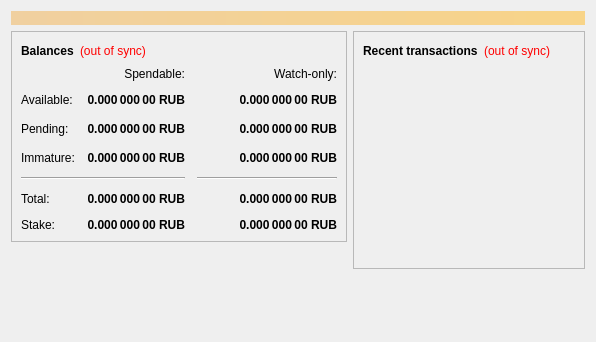
<?xml version="1.0" encoding="UTF-8"?>
<ui version="4.0">
 <class>OverviewPage</class>
 <widget class="QWidget" name="OverviewPage">
  <property name="geometry">
   <rect>
    <x>0</x>
    <y>0</y>
    <width>596</width>
    <height>342</height>
   </rect>
  </property>
  <property name="windowTitle">
   <string>Form</string>
  </property>
  <layout class="QVBoxLayout" name="topLayout">
   <item>
    <widget class="QLabel" name="labelAlerts">
     <property name="visible">
      <bool>false</bool>
     </property>
     <property name="styleSheet">
      <string notr="true">background-color: qlineargradient(x1: 0, y1: 0, x2: 1, y2: 0, stop:0 #F0D0A0, stop:1 #F8D488); color:#000000;</string>
     </property>
     <property name="wordWrap">
      <bool>true</bool>
     </property>
     <property name="margin">
      <number>3</number>
     </property>
    </widget>
   </item>
   <item>
    <layout class="QHBoxLayout" name="horizontalLayout" stretch="1,1">
     <item>
      <layout class="QVBoxLayout" name="verticalLayout_2">
       <item>
        <widget class="QFrame" name="frame">
         <property name="frameShape">
          <enum>QFrame::StyledPanel</enum>
         </property>
         <property name="frameShadow">
          <enum>QFrame::Raised</enum>
         </property>
         <layout class="QVBoxLayout" name="verticalLayout_4">
          <item>
           <layout class="QHBoxLayout" name="horizontalLayout_4">
            <item>
             <widget class="QLabel" name="label_5">
              <property name="font">
               <font>
                <weight>75</weight>
                <bold>true</bold>
               </font>
              </property>
              <property name="text">
               <string>Balances</string>
              </property>
             </widget>
            </item>
            <item>
             <widget class="QLabel" name="labelWalletStatus">
              <property name="cursor">
               <cursorShape>WhatsThisCursor</cursorShape>
              </property>
              <property name="toolTip">
               <string>The displayed information may be out of date. Your wallet automatically synchronizes with the Cryptoruble network after a connection is established, but this process has not completed yet.</string>
              </property>
              <property name="styleSheet">
               <string notr="true">QLabel { color: red; }</string>
              </property>
              <property name="text">
               <string notr="true">(out of sync)</string>
              </property>
              <property name="alignment">
               <set>Qt::AlignLeading|Qt::AlignLeft|Qt::AlignVCenter</set>
              </property>
             </widget>
            </item>
            <item>
             <spacer name="horizontalSpacer_3">
              <property name="orientation">
               <enum>Qt::Horizontal</enum>
              </property>
              <property name="sizeHint" stdset="0">
               <size>
                <width>40</width>
                <height>20</height>
               </size>
              </property>
             </spacer>
            </item>
           </layout>
          </item>
          <item>
           <layout class="QGridLayout" name="gridLayout">
            <property name="spacing">
             <number>12</number>
            </property>
            <item row="2" column="2">
             <widget class="QLabel" name="labelWatchPending">
              <property name="font">
               <font>
                <weight>75</weight>
                <bold>true</bold>
               </font>
              </property>
              <property name="cursor">
               <cursorShape>IBeamCursor</cursorShape>
              </property>
              <property name="toolTip">
               <string>Unconfirmed transactions to watch-only addresses</string>
              </property>
              <property name="text">
               <string notr="true">0.000 000 00 RUB</string>
              </property>
              <property name="alignment">
               <set>Qt::AlignRight|Qt::AlignTrailing|Qt::AlignVCenter</set>
              </property>
              <property name="textInteractionFlags">
               <set>Qt::LinksAccessibleByMouse|Qt::TextSelectableByKeyboard|Qt::TextSelectableByMouse</set>
              </property>
             </widget>
            </item>
            <item row="2" column="1">
             <widget class="QLabel" name="labelUnconfirmed">
              <property name="font">
               <font>
                <weight>75</weight>
                <bold>true</bold>
               </font>
              </property>
              <property name="cursor">
               <cursorShape>IBeamCursor</cursorShape>
              </property>
              <property name="toolTip">
               <string>Total of transactions that have yet to be confirmed, and do not yet count toward the spendable balance</string>
              </property>
              <property name="text">
               <string notr="true">0.000 000 00 RUB</string>
              </property>
              <property name="alignment">
               <set>Qt::AlignRight|Qt::AlignTrailing|Qt::AlignVCenter</set>
              </property>
              <property name="textInteractionFlags">
               <set>Qt::LinksAccessibleByMouse|Qt::TextSelectableByKeyboard|Qt::TextSelectableByMouse</set>
              </property>
             </widget>
            </item>
            <item row="3" column="2">
             <widget class="QLabel" name="labelWatchImmature">
              <property name="font">
               <font>
                <weight>75</weight>
                <bold>true</bold>
               </font>
              </property>
              <property name="cursor">
               <cursorShape>IBeamCursor</cursorShape>
              </property>
              <property name="toolTip">
               <string>Mined balance in watch-only addresses that has not yet matured</string>
              </property>
              <property name="text">
               <string notr="true">0.000 000 00 RUB</string>
              </property>
              <property name="alignment">
               <set>Qt::AlignRight|Qt::AlignTrailing|Qt::AlignVCenter</set>
              </property>
              <property name="textInteractionFlags">
               <set>Qt::LinksAccessibleByMouse|Qt::TextSelectableByKeyboard|Qt::TextSelectableByMouse</set>
              </property>
             </widget>
            </item>
            <item row="4" column="0" colspan="2">
             <widget class="Line" name="line">
              <property name="orientation">
               <enum>Qt::Horizontal</enum>
              </property>
             </widget>
            </item>
            <item row="4" column="2">
             <widget class="Line" name="lineWatchBalance">
              <property name="sizePolicy">
               <sizepolicy hsizetype="Preferred" vsizetype="Fixed">
                <horstretch>0</horstretch>
                <verstretch>0</verstretch>
               </sizepolicy>
              </property>
              <property name="minimumSize">
               <size>
                <width>140</width>
                <height>0</height>
               </size>
              </property>
              <property name="orientation">
               <enum>Qt::Horizontal</enum>
              </property>
             </widget>
            </item>
            <item row="5" column="0">
             <widget class="QLabel" name="labelTotalText">
              <property name="text">
               <string>Total:</string>
              </property>
             </widget>
            </item>
            <item row="3" column="1">
             <widget class="QLabel" name="labelImmature">
              <property name="font">
               <font>
                <weight>75</weight>
                <bold>true</bold>
               </font>
              </property>
              <property name="cursor">
               <cursorShape>IBeamCursor</cursorShape>
              </property>
              <property name="toolTip">
               <string>Mined balance that has not yet matured</string>
              </property>
              <property name="text">
               <string notr="true">0.000 000 00 RUB</string>
              </property>
              <property name="alignment">
               <set>Qt::AlignRight|Qt::AlignTrailing|Qt::AlignVCenter</set>
              </property>
              <property name="textInteractionFlags">
               <set>Qt::LinksAccessibleByMouse|Qt::TextSelectableByKeyboard|Qt::TextSelectableByMouse</set>
              </property>
             </widget>
            </item>
            <item row="2" column="3">
             <spacer name="horizontalSpacer_2">
              <property name="orientation">
               <enum>Qt::Horizontal</enum>
              </property>
              <property name="sizeHint" stdset="0">
               <size>
                <width>40</width>
                <height>20</height>
               </size>
              </property>
             </spacer>
            </item>
            <item row="3" column="0">
             <widget class="QLabel" name="labelImmatureText">
              <property name="text">
               <string>Immature:</string>
              </property>
             </widget>
            </item>
            <item row="5" column="1">
             <widget class="QLabel" name="labelTotal">
              <property name="font">
               <font>
                <weight>75</weight>
                <bold>true</bold>
               </font>
              </property>
              <property name="cursor">
               <cursorShape>IBeamCursor</cursorShape>
              </property>
              <property name="toolTip">
               <string>Your current total balance</string>
              </property>
              <property name="text">
               <string notr="true">0.000 000 00 RUB</string>
              </property>
              <property name="alignment">
               <set>Qt::AlignRight|Qt::AlignTrailing|Qt::AlignVCenter</set>
              </property>
              <property name="textInteractionFlags">
               <set>Qt::LinksAccessibleByMouse|Qt::TextSelectableByKeyboard|Qt::TextSelectableByMouse</set>
              </property>
             </widget>
            </item>
            <item row="5" column="2">
             <widget class="QLabel" name="labelWatchTotal">
              <property name="font">
               <font>
                <weight>75</weight>
                <bold>true</bold>
               </font>
              </property>
              <property name="cursor">
               <cursorShape>IBeamCursor</cursorShape>
              </property>
              <property name="toolTip">
               <string>Current total balance in watch-only addresses</string>
              </property>
              <property name="text">
               <string notr="true">0.000 000 00 RUB</string>
              </property>
              <property name="alignment">
               <set>Qt::AlignRight|Qt::AlignTrailing|Qt::AlignVCenter</set>
              </property>
              <property name="textInteractionFlags">
               <set>Qt::LinksAccessibleByMouse|Qt::TextSelectableByKeyboard|Qt::TextSelectableByMouse</set>
              </property>
             </widget>
            </item>
            <item row="0" column="2">
             <widget class="QLabel" name="labelWatchonly">
              <property name="text">
               <string>Watch-only:</string>
              </property>
              <property name="alignment">
               <set>Qt::AlignRight|Qt::AlignTrailing|Qt::AlignVCenter</set>
              </property>
             </widget>
            </item>
            <item row="1" column="0">
             <widget class="QLabel" name="labelBalanceText">
              <property name="text">
               <string>Available:</string>
              </property>
             </widget>
            </item>
            <item row="1" column="1">
             <widget class="QLabel" name="labelBalance">
              <property name="font">
               <font>
                <weight>75</weight>
                <bold>true</bold>
               </font>
              </property>
              <property name="cursor">
               <cursorShape>IBeamCursor</cursorShape>
              </property>
              <property name="toolTip">
               <string>Your current spendable balance</string>
              </property>
              <property name="text">
               <string notr="true">0.000 000 00 RUB</string>
              </property>
              <property name="alignment">
               <set>Qt::AlignRight|Qt::AlignTrailing|Qt::AlignVCenter</set>
              </property>
              <property name="textInteractionFlags">
               <set>Qt::LinksAccessibleByMouse|Qt::TextSelectableByKeyboard|Qt::TextSelectableByMouse</set>
              </property>
             </widget>
            </item>
            <item row="1" column="2">
             <widget class="QLabel" name="labelWatchAvailable">
              <property name="font">
               <font>
                <weight>75</weight>
                <bold>true</bold>
               </font>
              </property>
              <property name="cursor">
               <cursorShape>IBeamCursor</cursorShape>
              </property>
              <property name="toolTip">
               <string>Your current balance in watch-only addresses</string>
              </property>
              <property name="text">
               <string notr="true">0.000 000 00 RUB</string>
              </property>
              <property name="alignment">
               <set>Qt::AlignRight|Qt::AlignTrailing|Qt::AlignVCenter</set>
              </property>
              <property name="textInteractionFlags">
               <set>Qt::LinksAccessibleByMouse|Qt::TextSelectableByKeyboard|Qt::TextSelectableByMouse</set>
              </property>
             </widget>
            </item>
            <item row="2" column="0">
             <widget class="QLabel" name="labelPendingText">
              <property name="text">
               <string>Pending:</string>
              </property>
             </widget>
            </item>
            <item row="0" column="1">
             <widget class="QLabel" name="labelSpendable">
              <property name="text">
               <string>Spendable:</string>
              </property>
              <property name="alignment">
               <set>Qt::AlignRight|Qt::AlignTrailing|Qt::AlignVCenter</set>
              </property>
             </widget>
            </item>
            <item row="6" column="0">
             <widget class="QLabel" name="labelStakeText">
              <property name="text">
               <string>Stake:</string>
              </property>
             </widget>
            </item>
            <item row="6" column="1">
             <widget class="QLabel" name="labelStake">
              <property name="font">
               <font>
                <weight>75</weight>
                <bold>true</bold>
               </font>
              </property>
              <property name="cursor">
               <cursorShape>IBeamCursor</cursorShape>
              </property>
              <property name="toolTip">
               <string>Your current balance that is used in stake generation</string>
              </property>
              <property name="text">
               <string notr="true">0.000 000 00 RUB</string>
              </property>
              <property name="alignment">
               <set>Qt::AlignRight|Qt::AlignTrailing|Qt::AlignVCenter</set>
              </property>
              <property name="textInteractionFlags">
               <set>Qt::LinksAccessibleByMouse|Qt::TextSelectableByKeyboard|Qt::TextSelectableByMouse</set>
              </property>
             </widget>
            </item>
            <item row="6" column="2">
             <widget class="QLabel" name="labelWatchStake">
              <property name="font">
               <font>
                <weight>75</weight>
                <bold>true</bold>
               </font>
              </property>
              <property name="cursor">
               <cursorShape>IBeamCursor</cursorShape>
              </property>
              <property name="toolTip">
               <string>Your current balance that is used for stake generation in watch-only addresses</string>
              </property>
              <property name="text">
               <string notr="true">0.000 000 00 RUB</string>
              </property>
              <property name="alignment">
               <set>Qt::AlignRight|Qt::AlignTrailing|Qt::AlignVCenter</set>
              </property>
              <property name="textInteractionFlags">
               <set>Qt::LinksAccessibleByMouse|Qt::TextSelectableByKeyboard|Qt::TextSelectableByMouse</set>
              </property>
             </widget>
            </item>
           </layout>
          </item>
         </layout>
        </widget>
       </item>
       <item>
        <spacer name="verticalSpacer">
         <property name="orientation">
          <enum>Qt::Vertical</enum>
         </property>
         <property name="sizeHint" stdset="0">
          <size>
           <width>20</width>
           <height>40</height>
          </size>
         </property>
        </spacer>
       </item>
      </layout>
     </item>
     <item>
      <layout class="QVBoxLayout" name="verticalLayout_3">
       <item>
        <widget class="QFrame" name="frame_2">
         <property name="frameShape">
          <enum>QFrame::StyledPanel</enum>
         </property>
         <property name="frameShadow">
          <enum>QFrame::Raised</enum>
         </property>
         <layout class="QVBoxLayout" name="verticalLayout">
          <item>
           <layout class="QHBoxLayout" name="horizontalLayout_2">
            <item>
             <widget class="QLabel" name="label_4">
              <property name="font">
               <font>
                <weight>75</weight>
                <bold>true</bold>
               </font>
              </property>
              <property name="text">
               <string>Recent transactions</string>
              </property>
             </widget>
            </item>
            <item>
             <widget class="QLabel" name="labelTransactionsStatus">
              <property name="cursor">
               <cursorShape>WhatsThisCursor</cursorShape>
              </property>
              <property name="toolTip">
               <string>The displayed information may be out of date. Your wallet automatically synchronizes with the Cryptoruble network after a connection is established, but this process has not completed yet.</string>
              </property>
              <property name="styleSheet">
               <string notr="true">QLabel { color: red; }</string>
              </property>
              <property name="text">
               <string notr="true">(out of sync)</string>
              </property>
              <property name="alignment">
               <set>Qt::AlignRight|Qt::AlignTrailing|Qt::AlignVCenter</set>
              </property>
             </widget>
            </item>
            <item>
             <spacer name="horizontalSpacer">
              <property name="orientation">
               <enum>Qt::Horizontal</enum>
              </property>
              <property name="sizeHint" stdset="0">
               <size>
                <width>40</width>
                <height>20</height>
               </size>
              </property>
             </spacer>
            </item>
           </layout>
          </item>
          <item>
           <widget class="QListView" name="listTransactions">
            <property name="styleSheet">
             <string notr="true">QListView { background: transparent; }</string>
            </property>
            <property name="frameShape">
             <enum>QFrame::NoFrame</enum>
            </property>
            <property name="verticalScrollBarPolicy">
             <enum>Qt::ScrollBarAlwaysOff</enum>
            </property>
            <property name="horizontalScrollBarPolicy">
             <enum>Qt::ScrollBarAlwaysOff</enum>
            </property>
            <property name="selectionMode">
             <enum>QAbstractItemView::NoSelection</enum>
            </property>
           </widget>
          </item>
         </layout>
        </widget>
       </item>
       <item>
        <spacer name="verticalSpacer_2">
         <property name="orientation">
          <enum>Qt::Vertical</enum>
         </property>
         <property name="sizeHint" stdset="0">
          <size>
           <width>20</width>
           <height>40</height>
          </size>
         </property>
        </spacer>
       </item>
      </layout>
     </item>
    </layout>
   </item>
  </layout>
 </widget>
 <resources/>
 <connections/>
</ui>
